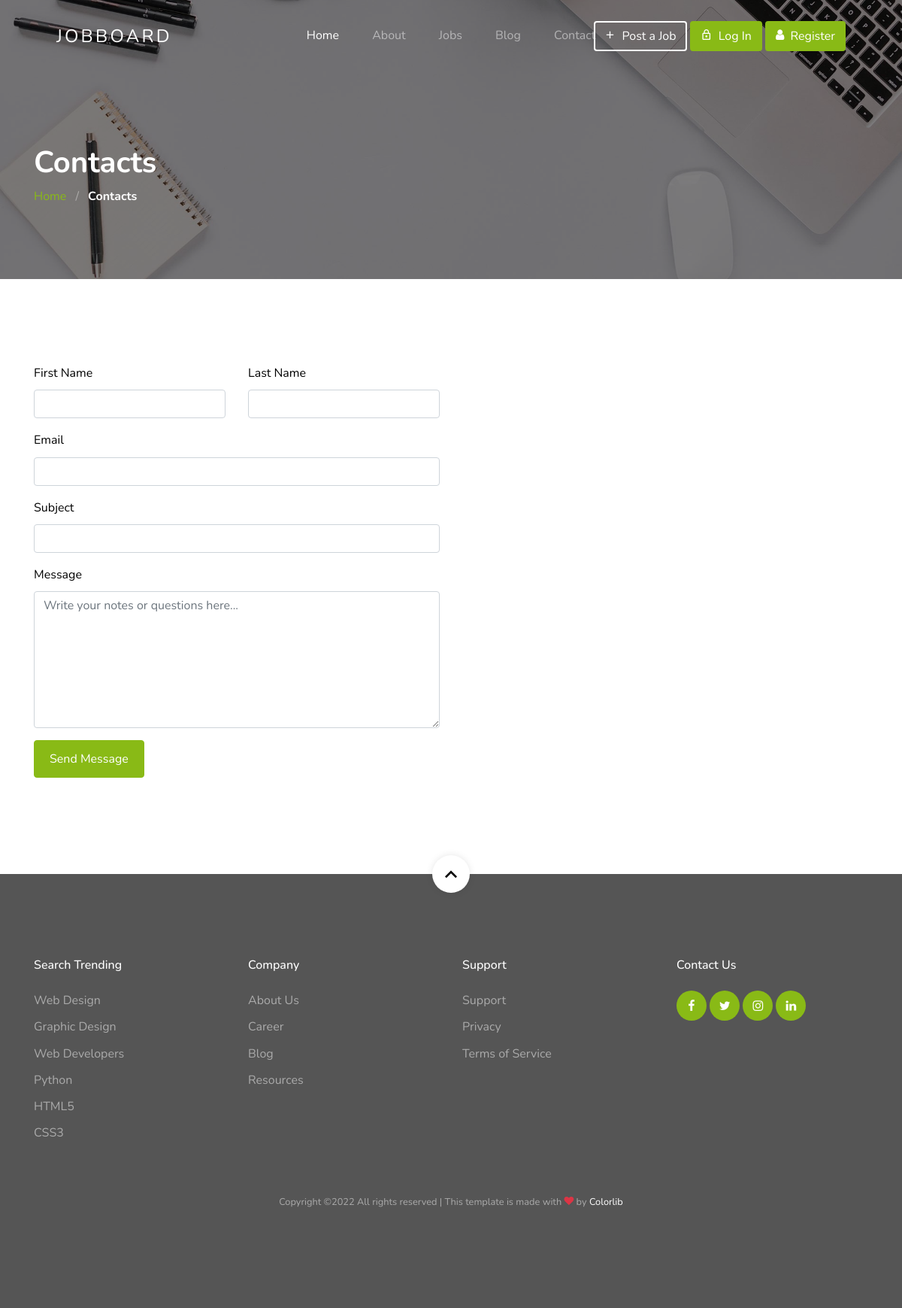
The page /info/contacts on the database as committed earlier.
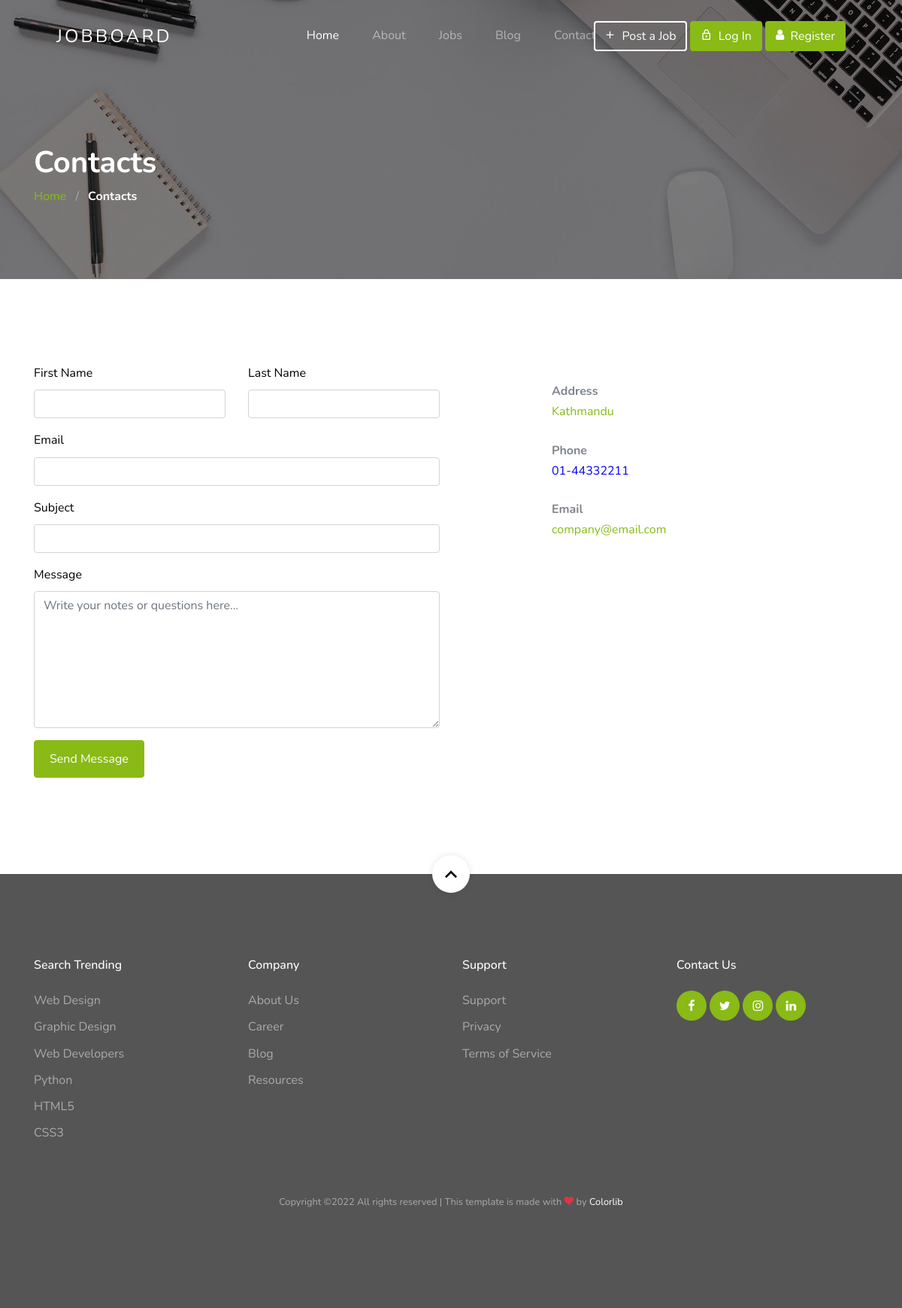
The same page on the database as committed later.
### information/models.py (models this page shows, shortened)
class Information(models.Model):
    title = models.CharField(max_length=255)
    section = models.ForeignKey(Section, on_delete=models.CASCADE, default=1)
    details = RichTextUploadingField()
    status = models.BooleanField(default=True)

### information/views.py (the view)
# urls.py: path('contacts', views.show_contacts, name='contacts'),
def show_contacts(request):
    info = Information.objects.filter(section__title='Contacts')
    return render(request, 'contacts.html', {'info': info})

### templates/contacts.html
{% extends 'base.html' %}
{% load static %}
{% block content %}
<section class="section-hero overlay inner-page bg-image"
         style="background-image: url('{% static 'theme/images/hero_1.jpg' %}');"
         id="home-section">
    <div class="container">
        <div class="row">
            <div class="col-md-7">
                <h1 class="text-white font-weight-bold">Contacts</h1>
                <div class="custom-breadcrumbs">
                    <a href="#">Home</a> <span class="mx-2 slash">/</span>
                    <span class="text-white"><strong>Contacts</strong></span>
                </div>
            </div>
        </div>
    </div>
</section>
<section class="site-section" id="next-section">
    <div class="container">
        <div class="row">
            <div class="col-lg-6 mb-5 mb-lg-0">
                <form action="#" class="">
                    <div class="row form-group">
                        <div class="col-md-6 mb-3 mb-md-0">
                            <label class="text-black" for="fname">First Name</label>
                            <input type="text" id="fname" class="form-control">
                        </div>
                        <div class="col-md-6">
                            <label class="text-black" for="lname">Last Name</label>
                            <input type="text" id="lname" class="form-control">
                        </div>
                    </div>
                    <div class="row form-group">
                        <div class="col-md-12">
                            <label class="text-black" for="email">Email</label>
                            <input type="email" id="email" class="form-control">
                        </div>
                    </div>
                    <div class="row form-group">
                        <div class="col-md-12">
                            <label class="text-black" for="subject">Subject</label>
                            <input type="subject" id="subject" class="form-control">
                        </div>
                    </div>
                    <div class="row form-group">
                        <div class="col-md-12">
                            <label class="text-black" for="message">Message</label>
                            <textarea name="message" id="message" cols="30" rows="7" class="form-control"
                                      placeholder="Write your notes or questions here..."></textarea>
                        </div>
                    </div>
                    <div class="row form-group">
                        <div class="col-md-12">
                            <input type="submit" value="Send Message" class="btn btn-primary btn-md text-white">
                        </div>
                    </div>
                </form>
            </div>
            <div class="col-lg-5 ml-auto">
                <div class="p-4 mb-3 bg-white">
                    {% for data in info %}
                        <p class="mb-0 font-weight-bold">{{ data.title }}</p>
                        <p class="mb-4">
                            <a href="#" {% if data.title == 'Phone' %} style="color: blue;" {% endif %}>
                            {{ data.details }}
                            </a>
                        </p>
                    {% endfor %}
                </div>
            </div>
        </div>
    </div>
</section>
{% endblock %}

Rows that differ between the two databases and show on the page:
now on this page (row edited): Information: title "Address", details "Kathmandu"
added Information: title "Phone", details "01-44332211"
added Information: title "Email", details "company@email.com"
